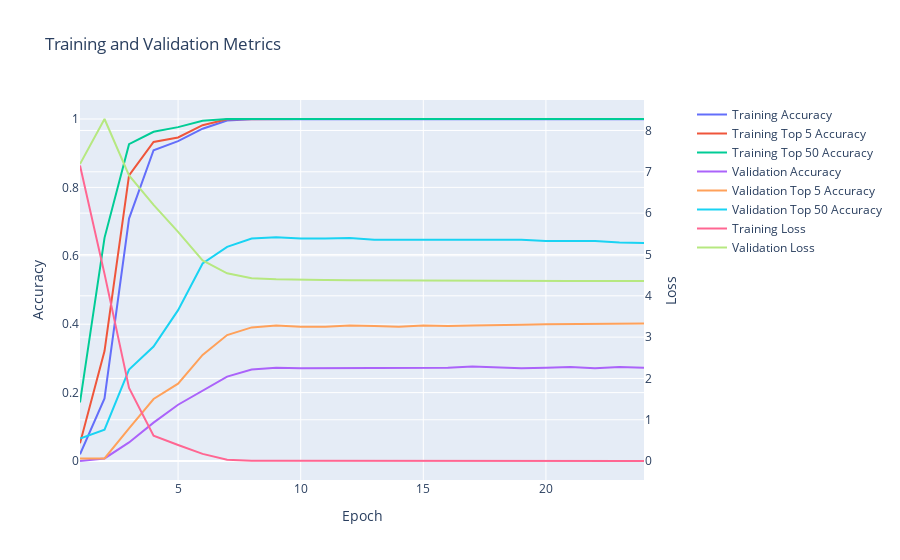

Notebook cell for this chart:
### Code cell
arcface_similarity_model.display_training_history()

### Figure 1 — Plotly figure (JSON) as saved in the notebook; plotly's stock layout.template omitted (floating-point values rounded to 4 significant figures)
{"data": [{"mode": "lines", "name": "Training Accuracy", "type": "scatter", "x": [1, 2, 3, 4, 5, 6, 7, 8, 9, 10, 11, 12, 13, 14, 15, 16, 17, 18, 19, 20, 21, 22, 23, 24], "xaxis": "x", "y": [0.01959, 0.1828, 0.709, 0.9086, 0.9352, 0.9715, 0.9958, 0.9991, 0.9991, 0.9991, 0.9991, 0.9991, 0.9991, 0.9991, 0.9991, 0.9991, 0.9991, 0.9991, 0.9991, 0.9995, 0.9995, 0.9991, 0.9991, 0.9991, 0.9991], "yaxis": "y"}, {"mode": "lines", "name": "Training Top 5 Accuracy", "type": "scatter", "x": [1, 2, 3, 4, 5, 6, 7, 8, 9, 10, 11, 12, 13, 14, 15, 16, 17, 18, 19, 20, 21, 22, 23, 24], "xaxis": "x", "y": [0.05177, 0.3214, 0.8354, 0.9328, 0.9459, 0.9818, 0.9991, 1.0, 1.0, 1.0, 1.0, 1.0, 1.0, 1.0, 1.0, 1.0, 1.0, 1.0, 1.0, 1.0, 1.0, 1.0, 1.0, 1.0, 1.0], "yaxis": "y"}, {"mode": "lines", "name": "Training Top 50 Accuracy", "type": "scatter", "x": [1, 2, 3, 4, 5, 6, 7, 8, 9, 10, 11, 12, 13, 14, 15, 16, 17, 18, 19, 20, 21, 22, 23, 24], "xaxis": "x", "y": [0.1712, 0.6525, 0.9263, 0.9627, 0.9762, 0.9949, 1.0, 1.0, 1.0, 1.0, 1.0, 1.0, 1.0, 1.0, 1.0, 1.0, 1.0, 1.0, 1.0, 1.0, 1.0, 1.0, 1.0, 1.0, 1.0], "yaxis": "y"}, {"mode": "lines", "name": "Validation Accuracy", "type": "scatter", "x": [1, 2, 3, 4, 5, 6, 7, 8, 9, 10, 11, 12, 13, 14, 15, 16, 17, 18, 19, 20, 21, 22, 23, 24], "xaxis": "x", "y": [0.0, 0.007477, 0.05421, 0.1121, 0.1645, 0.2056, 0.2467, 0.2673, 0.2729, 0.271, 0.271, 0.2729, 0.2729, 0.2729, 0.2729, 0.2729, 0.2766, 0.2748, 0.271, 0.2729, 0.2748, 0.271, 0.2748, 0.2729, 0.2748], "yaxis": "y"}, {"mode": "lines", "name": "Validation Top 5 Accuracy", "type": "scatter", "x": [1, 2, 3, 4, 5, 6, 7, 8, 9, 10, 11, 12, 13, 14, 15, 16, 17, 18, 19, 20, 21, 22, 23, 24], "xaxis": "x", "y": [0.007477, 0.007477, 0.09533, 0.1813, 0.2262, 0.3103, 0.3682, 0.3907, 0.3963, 0.3925, 0.3925, 0.3963, 0.3944, 0.3925, 0.3963, 0.3944, 0.3963, 0.3963, 0.3981, 0.4, 0.4, 0.4019, 0.4, 0.4019, 0.4019], "yaxis": "y"}, {"mode": "lines", "name": "Validation Top 50 Accuracy", "type": "scatter", "x": [1, 2, 3, 4, 5, 6, 7, 8, 9, 10, 11, 12, 13, 14, 15, 16, 17, 18, 19, 20, 21, 22, 23, 24], "xaxis": "x", "y": [0.06542, 0.09159, 0.2673, 0.3346, 0.4411, 0.5776, 0.6262, 0.6505, 0.6542, 0.6505, 0.6505, 0.6523, 0.6467, 0.6467, 0.6467, 0.6467, 0.6467, 0.6467, 0.6467, 0.643, 0.643, 0.643, 0.6393, 0.6374, 0.6374], "yaxis": "y"}, {"mode": "lines", "name": "Training Loss", "type": "scatter", "x": [1, 2, 3, 4, 5, 6, 7, 8, 9, 10, 11, 12, 13, 14, 15, 16, 17, 18, 19, 20, 21, 22, 23, 24], "xaxis": "x", "y": [7.154, 4.531, 1.771, 0.6155, 0.3901, 0.1743, 0.03539, 0.01119, 0.008491, 0.00758, 0.006842, 0.006115, 0.005696, 0.005259, 0.005039, 0.004674, 0.004331, 0.00417, 0.003917, 0.002698, 0.003267, 0.003028, 0.00331, 0.002952, 0.002731], "yaxis": "y2"}, {"mode": "lines", "name": "Validation Loss", "type": "scatter", "x": [1, 2, 3, 4, 5, 6, 7, 8, 9, 10, 11, 12, 13, 14, 15, 16, 17, 18, 19, 20, 21, 22, 23, 24], "xaxis": "x", "y": [7.189, 8.278, 6.913, 6.201, 5.545, 4.855, 4.545, 4.423, 4.398, 4.383, 4.38, 4.374, 4.37, 4.368, 4.365, 4.364, 4.363, 4.362, 4.358, 4.361, 4.356, 4.357, 4.355, 4.359, 4.359], "yaxis": "y2"}], "layout": {"title": {"text": "Training and Validation Metrics"}, "xaxis": {"anchor": "y", "domain": [0.0, 0.94], "title": {"text": "Epoch"}}, "yaxis": {"anchor": "x", "domain": [0.0, 1.0], "title": {"text": "Accuracy"}}, "yaxis2": {"anchor": "x", "overlaying": "y", "side": "right", "title": {"text": "Loss"}}}}
